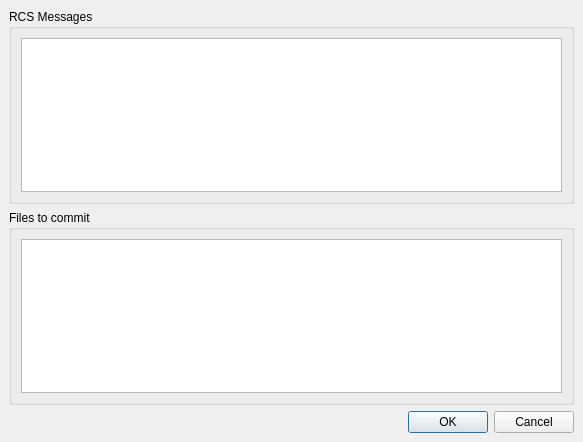
<?xml version="1.0" encoding="UTF-8"?>
<ui version="4.0">
 <class>CommitMessageDialog</class>
 <widget class="QDialog" name="CommitMessageDialog">
  <property name="geometry">
   <rect>
    <x>0</x>
    <y>0</y>
    <width>583</width>
    <height>442</height>
   </rect>
  </property>
  <property name="windowTitle">
   <string>Commit messages</string>
  </property>
  <layout class="QVBoxLayout">
   <property name="spacing">
    <number>6</number>
   </property>
   <property name="margin">
    <number>9</number>
   </property>
   <item>
    <widget class="QGroupBox" name="groupBox">
     <property name="title">
      <string>RCS Messages</string>
     </property>
     <layout class="QGridLayout">
      <property name="margin">
       <number>9</number>
      </property>
      <property name="spacing">
       <number>6</number>
      </property>
      <item row="0" column="0">
       <widget class="QTextEdit" name="m_textEditMessages">
        <property name="whatsThis">
         <string>&lt;p&gt;Please type your message in this box. The message will be used with your revision control manager.&lt;/p&gt;
&lt;p/&gt;
&lt;p&gt;This message must describe what you have done, to easily find an old version.&lt;/p&gt;
&lt;p/&gt;
&lt;p&gt;&lt;i&gt;With CVS, the list of file commited is appended to the message&lt;/i&gt;&lt;/p&gt;</string>
        </property>
       </widget>
      </item>
     </layout>
    </widget>
   </item>
   <item>
    <widget class="QGroupBox" name="groupBox_2">
     <property name="title">
      <string>Files to commit</string>
     </property>
     <layout class="QGridLayout">
      <property name="margin">
       <number>9</number>
      </property>
      <property name="spacing">
       <number>6</number>
      </property>
      <item row="0" column="0">
       <widget class="QListWidget" name="m_fileListWidget">
        <property name="whatsThis">
         <string>&lt;!DOCTYPE HTML PUBLIC &quot;-//W3C//DTD HTML 4.0//EN&quot; &quot;http://www.w3.org/TR/REC-html40/strict.dtd&quot;&gt;
&lt;html&gt;&lt;head&gt;&lt;meta name=&quot;qrichtext&quot; content=&quot;1&quot; /&gt;&lt;style type=&quot;text/css&quot;&gt;
p, li { white-space: pre-wrap; }
&lt;/style&gt;&lt;/head&gt;&lt;body style=&quot; font-family:'MS Shell Dlg 2'; font-size:8.25pt; font-weight:400; font-style:normal;&quot;&gt;
&lt;p style=&quot; margin-top:12px; margin-bottom:12px; margin-left:0px; margin-right:0px; -qt-block-indent:0; text-indent:0px;&quot;&gt;This is the list of the file to commit. Only known files are listed here (.xsl, .html, .css, .js, ...).&lt;/p&gt;
&lt;p style=&quot; margin-top:12px; margin-bottom:12px; margin-left:0px; margin-right:0px; -qt-block-indent:0; text-indent:0px;&quot;&gt;In the list &lt;span style=&quot; font-weight:600;&quot;&gt;XINX&lt;/span&gt; presents three actions : &lt;/p&gt;
&lt;ul style=&quot;margin-top: 0px; margin-bottom: 0px; margin-left: 0px; margin-right: 0px; -qt-list-indent: 1;&quot;&gt;&lt;li style=&quot; margin-top:12px; margin-bottom:0px; margin-left:0px; margin-right:0px; -qt-block-indent:0; text-indent:0px;&quot;&gt;&lt;span style=&quot; font-style:italic;&quot;&gt;Add and Commit&lt;/span&gt; : If the file doesn't exist in the repository but may be commited.&lt;/li&gt;
&lt;li style=&quot; margin-top:0px; margin-bottom:0px; margin-left:0px; margin-right:0px; -qt-block-indent:0; text-indent:0px;&quot;&gt;&lt;span style=&quot; font-style:italic;&quot;&gt;Remove and Commit&lt;/span&gt; : If the file is deleted from the disk but not from the repository&lt;/li&gt;
&lt;li style=&quot; margin-top:0px; margin-bottom:12px; margin-left:0px; margin-right:0px; -qt-block-indent:0; text-indent:0px;&quot;&gt;&lt;span style=&quot; font-style:italic;&quot;&gt;Commit&lt;/span&gt; : If the file exists and is modified (checked by default).&lt;/li&gt;&lt;/ul&gt;
&lt;p style=&quot; margin-top:12px; margin-bottom:12px; margin-left:0px; margin-right:0px; -qt-block-indent:0; text-indent:0px;&quot;&gt;Only checked files are commited.&lt;/p&gt;&lt;/body&gt;&lt;/html&gt;</string>
        </property>
       </widget>
      </item>
     </layout>
    </widget>
   </item>
   <item>
    <widget class="QDialogButtonBox" name="buttonBox">
     <property name="standardButtons">
      <set>QDialogButtonBox::Cancel|QDialogButtonBox::Ok</set>
     </property>
    </widget>
   </item>
  </layout>
 </widget>
 <resources/>
 <connections>
  <connection>
   <sender>buttonBox</sender>
   <signal>accepted()</signal>
   <receiver>CommitMessageDialog</receiver>
   <slot>accept()</slot>
   <hints>
    <hint type="sourcelabel">
     <x>453</x>
     <y>421</y>
    </hint>
    <hint type="destinationlabel">
     <x>366</x>
     <y>438</y>
    </hint>
   </hints>
  </connection>
  <connection>
   <sender>buttonBox</sender>
   <signal>rejected()</signal>
   <receiver>CommitMessageDialog</receiver>
   <slot>reject()</slot>
   <hints>
    <hint type="sourcelabel">
     <x>378</x>
     <y>419</y>
    </hint>
    <hint type="destinationlabel">
     <x>142</x>
     <y>439</y>
    </hint>
   </hints>
  </connection>
 </connections>
</ui>
